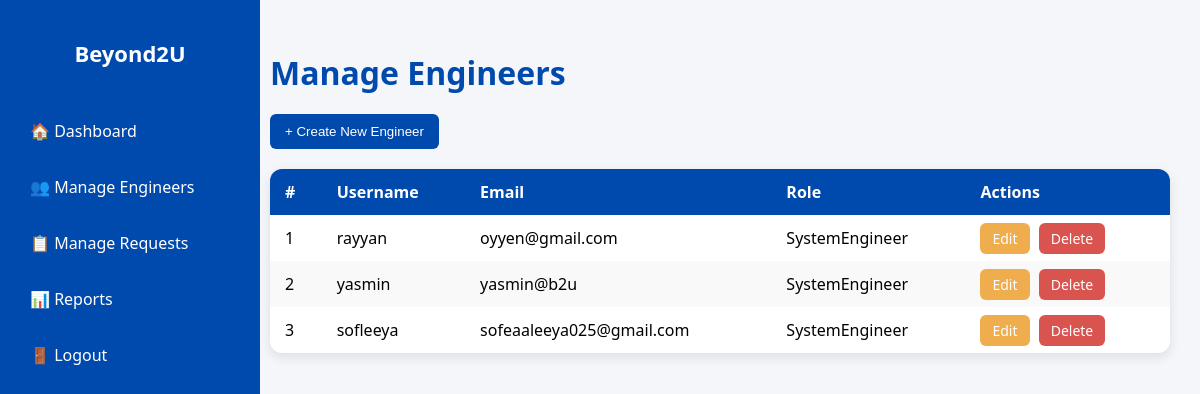
/beyond2u/dashboard/teamlead/manage-engineers/ (signed in), run on an earlier commit of the app's database.
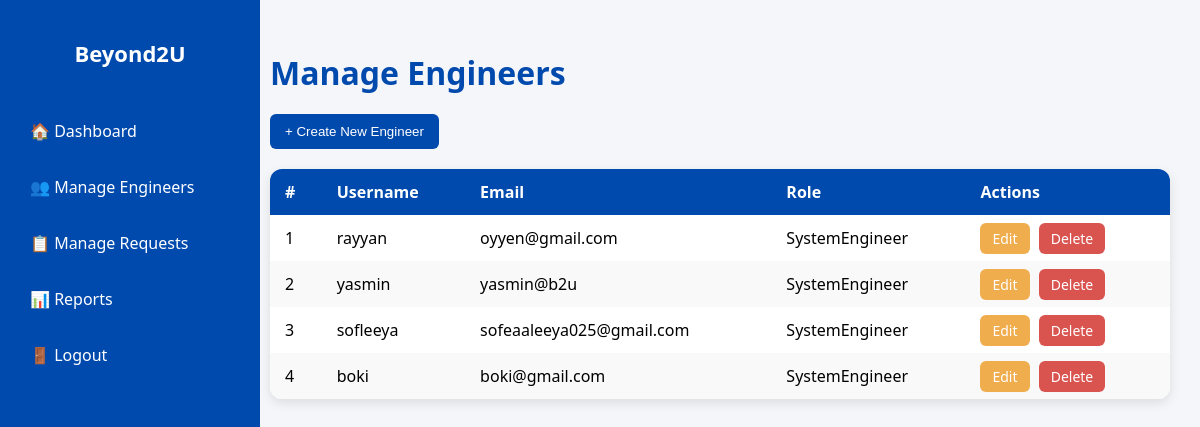
And on a later commit of the database.
### inventorySystem/models.py (models this page shows, shortened)
class User(AbstractUser):
    ROLE_CHOICES = [
        ('TeamLead', 'Team Lead'),
        ('SystemEngineer', 'System Engineer'),
    ]
    role = models.CharField(max_length=20, choices=ROLE_CHOICES, default='SystemEngineer')

### inventorySystem/views.py (the view, shortened to what this page needs)
# urls.py: path('dashboard/teamlead/manage-engineers/', views.manage_engineers, name='manage_engineers'),
@require_role('TeamLead')
def manage_engineers(request):
    engineers = User.objects.filter(role='SystemEngineer')
    return render(request, "manage_engineers.html", {"engineers": engineers})

### inventorySystem/views.py (called while the page is built, shortened)
def require_role(role):
    def decorator(view_func):
        @wraps(view_func)
        @login_required(login_url='login')
        def _wrapped(request, *args, **kwargs):
            return view_func(request, *args, **kwargs)
        return _wrapped
    return decorator

### inventorySystem/templates/manage_engineers.html (shortened to what this page needs)
<!DOCTYPE html>
<html lang="en">
<head>
</head>
<body>
<div class="sidebar">
    <h2>Beyond2U</h2>
    <a href="{% url 'teamlead_dashboard' %}">🏠 Dashboard</a>
    <a href="{% url 'manage_engineers' %}">👥 Manage Engineers</a>
    <a href="{% url 'manage_requests' %}">📋 Manage Requests</a>
    <a href="{% url 'reports' %}">📊 Reports</a>
    <a href="{% url 'logout' %}">🚪 Logout</a>
</div>
<div class="content">
    <h1>Manage Engineers</h1>
    <div class="top-actions">
        <button onclick="toggleForm()">+ Create New Engineer</button>
    </div>
    <table>
        <thead>
            <tr>
                <th>#</th>
                <th>Username</th>
                <th>Email</th>
                <th>Role</th>
                <th>Actions</th>
            </tr>
        </thead>
        <tbody>
            {% for engineer in engineers %}
            <tr>
                <td>{{ forloop.counter }}</td>
                <td>{{ engineer.username }}</td>
                <td>{{ engineer.email }}</td>
                <td>{{ engineer.role }}</td>
                <td>
                    <a href="{% url 'edit_engineer' engineer.id %}" class="action-btn edit-btn">Edit</a>
                    <a href="{% url 'delete_engineer' engineer.id %}" class="action-btn delete-btn">Delete</a>
                </td>
            </tr>
            {% empty %}
            <tr>
                <td colspan="5" style="text-align:center;">No engineers found.</td>
            </tr>
            {% endfor %}
        </tbody>
    </table>
</div>
</body>
</html>

What changed in the data, as far as the page shows it:
added User: username "boki", email "boki@gmail.com", role "SystemEngineer"
